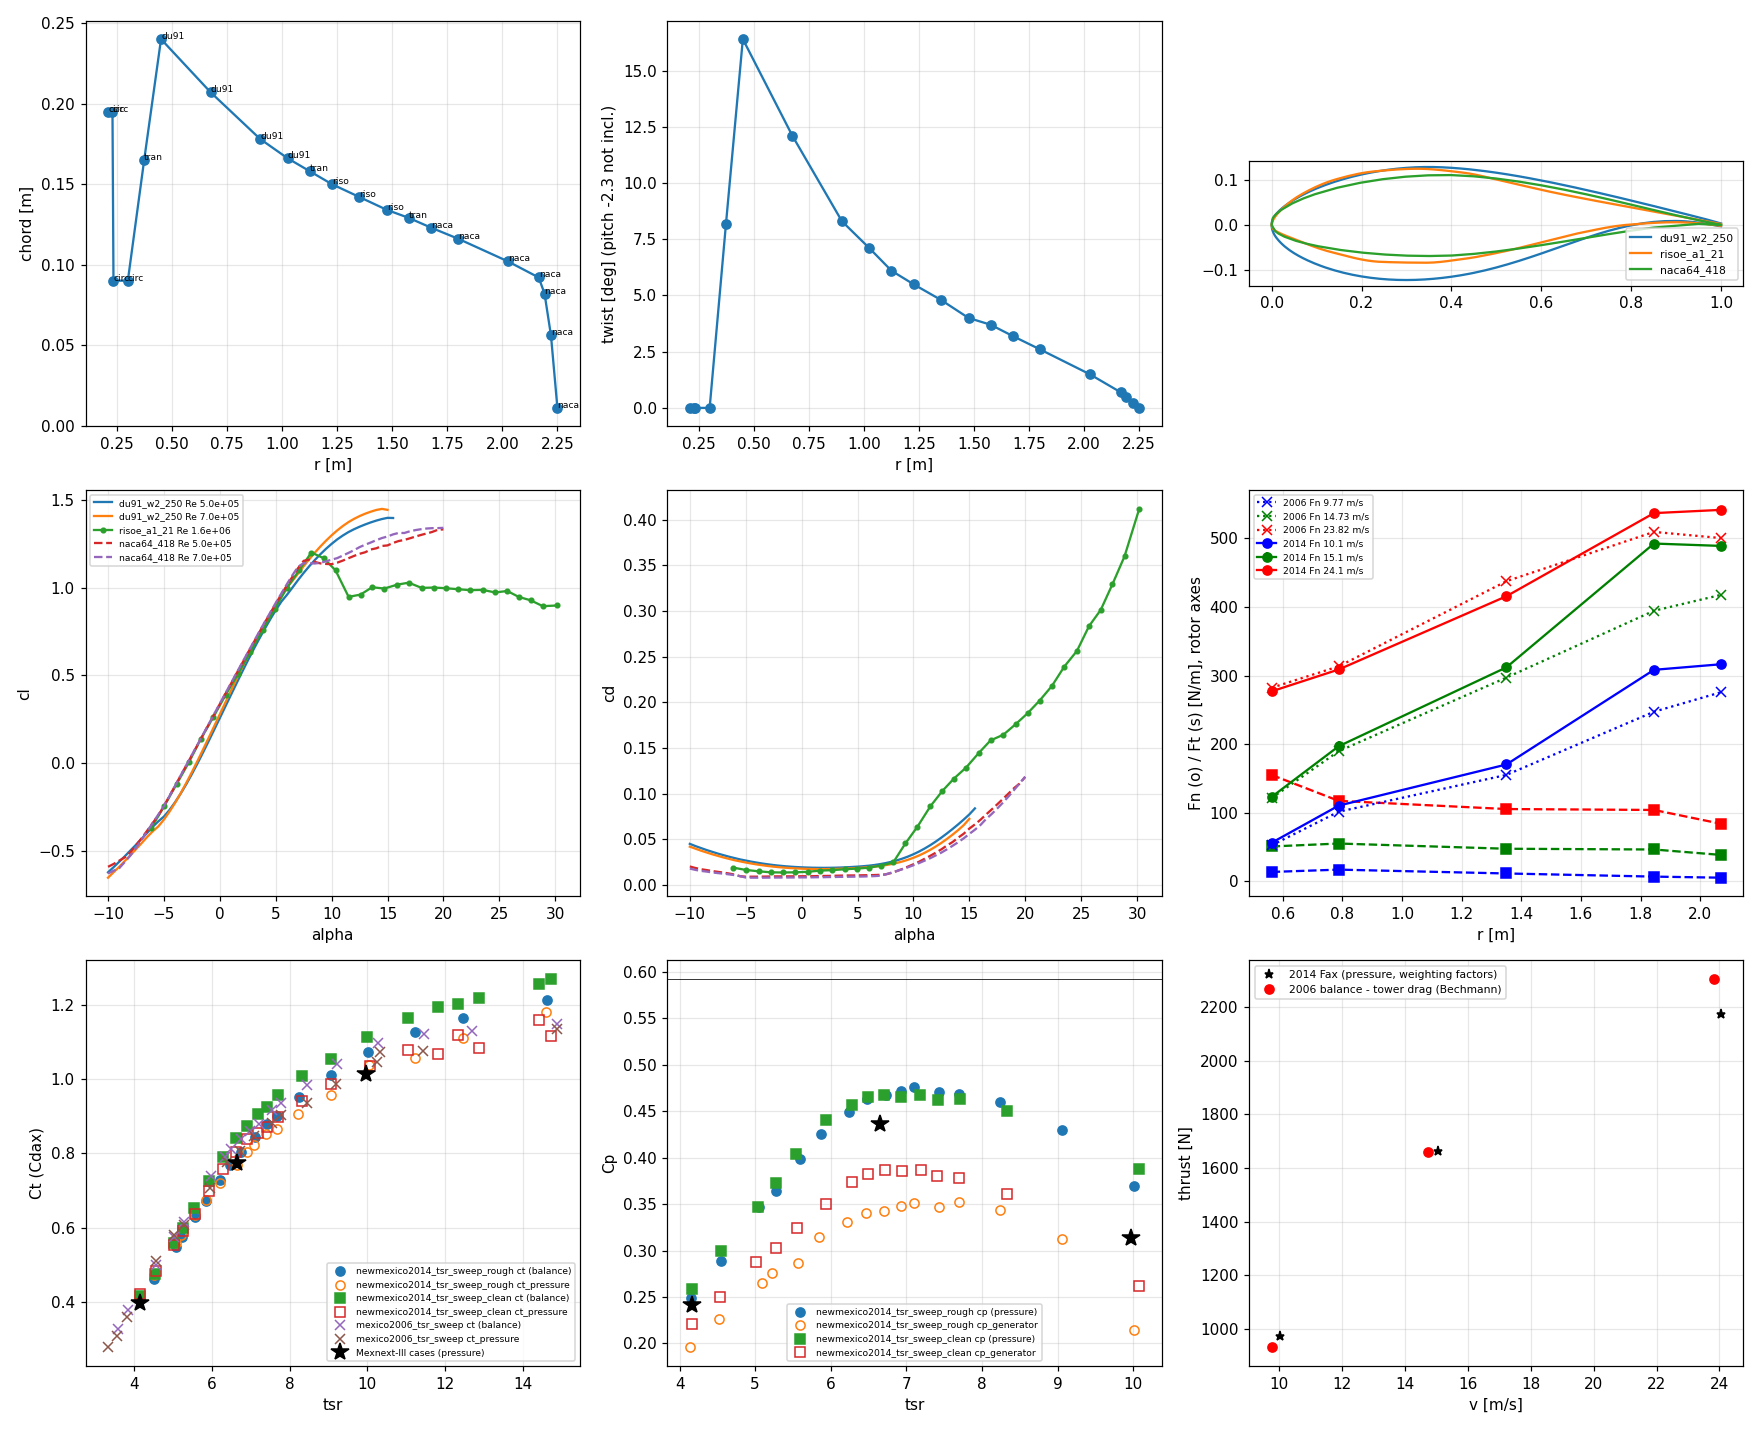

Write the Python code that produced this figure.
"""Sanity check of the MEXICO case files: units, ranges, plots -> extraction/check_mexico.png"""
import os, json
import numpy as np, pandas as pd
import matplotlib
matplotlib.use('Agg')
import matplotlib.pyplot as plt

C = os.path.abspath(os.path.join(os.path.dirname(os.path.abspath(__file__)), '..'))
meta = json.load(open(os.path.join(C, 'case.json')))
rd = lambda p: pd.read_csv(os.path.join(C, p), comment='#')
g = rd('geometry.csv')
R = meta['R']
assert abs(g.r_m.iloc[-1] - R) < 1e-9 and g.r_m.is_monotonic_increasing
assert g.chord_m.max() < 0.3 and (np.diff(g.twist_deg[5:]) <= 0).all(), 'twist must decrease outboard'
assert set(g.airfoil) <= set(meta['airfoils']) | {'transition'}
for e in meta['experiments']:
    d = rd(e['file'])
    for y in e['y']:
        assert y in d.columns, (e['file'], y)
    if 'cp' in d:
        assert d.cp.max() < 16 / 27, 'Cp above Betz'
    print('ok', e['file'], len(d), 'rows')
for n, a in meta['airfoils'].items():
    if 'polars' in a:
        p = rd(a['polars'])
        print(n, 'Re', sorted(p.re.unique()), 'alpha %.1f..%.1f' % (p.alpha_deg.min(), p.alpha_deg.max()),
              'cl max %.2f cd min %.4f' % (p.cl.max(), p.cd.min()))

fig, ax = plt.subplots(3, 3, figsize=(16, 13))
a = ax[0, 0]; a.plot(g.r_m, g.chord_m, 'o-'); a.set_ylabel('chord [m]'); a.set_xlabel('r [m]')
for i, r in g.iterrows():
    a.annotate(r.airfoil[:4], (r.r_m, r.chord_m), fontsize=6)
a = ax[0, 1]; a.plot(g.r_m, g.twist_deg, 'o-'); a.set_ylabel('twist [deg] (pitch -2.3 not incl.)'); a.set_xlabel('r [m]')
a = ax[0, 2]
for n in ('du91_w2_250', 'risoe_a1_21', 'naca64_418'):
    xy = np.loadtxt(os.path.join(C, 'airfoils', n + '.dat'), skiprows=1)
    a.plot(xy[:, 0], xy[:, 1], label=n)
a.set_aspect('equal'); a.legend(fontsize=7)
a = ax[1, 0]; b = ax[1, 1]
for n, st in (('du91_w2_250', '-'), ('risoe_a1_21', 'o-'), ('naca64_418', '--')):
    p = rd(meta['airfoils'][n]['polars'])
    for re, q in p.groupby('re'):
        if re in (5e5, 7e5, 1.6e6):
            a.plot(q.alpha_deg, q.cl, st, ms=3, label='%s Re %.1e' % (n, re))
            b.plot(q.alpha_deg, q.cd, st, ms=3)
a.set_ylabel('cl'); b.set_ylabel('cd'); a.legend(fontsize=6); a.set_xlabel('alpha'); b.set_xlabel('alpha')
s = rd('experiment/newmexico2014_spanwise_axial.csv')
s6 = rd('experiment/mexico2006_spanwise_axial.csv')
a = ax[1, 2]
for (v, q), col in zip(s.groupby('v_ms'), 'bgr'):
    a.errorbar(q.r_m, q.fn_n_per_m, q.fn_n_per_m_err, fmt='o-', color=col, label='2014 Fn %.1f m/s' % v)
    a.plot(q.r_m, q.ft_n_per_m, 's--', color=col)
for (v, q), col in zip(s6.groupby('v_ms'), 'bgr'):
    a.plot(q.r_m, q.fn_n_per_m, 'x:', color=col, label='2006 Fn %.2f m/s' % v)
a.set_xlabel('r [m]'); a.set_ylabel('Fn (o) / Ft (s) [N/m], rotor axes'); a.legend(fontsize=6)
a = ax[2, 0]; b = ax[2, 1]
for f, mk in (('newmexico2014_tsr_sweep_rough', 'o'), ('newmexico2014_tsr_sweep_clean', 's'), ('mexico2006_tsr_sweep', 'x')):
    d = rd('experiment/%s.csv' % f)
    a.plot(d.tsr, d.ct, mk, label=f + ' ct (balance)')
    a.plot(d.tsr, d.ct_pressure, mk, mfc='none', label=f + ' ct_pressure')
    if 'cp' in d:
        b.plot(d.tsr, d.cp, mk, label=f + ' cp (pressure)')
        b.plot(d.tsr, d.cp_generator, mk, mfc='none', label=f + ' cp_generator')
r14 = rd('experiment/newmexico2014_axial_rotor_loads.csv')
a.plot(r14.tsr, r14.ct, 'k*', ms=12, label='Mexnext-III cases (pressure)'); b.plot(r14.tsr, r14.cp, 'k*', ms=12)
a.set_xlabel('tsr'); a.set_ylabel('Ct (Cdax)'); a.legend(fontsize=6)
b.set_xlabel('tsr'); b.set_ylabel('Cp'); b.legend(fontsize=6); b.axhline(16 / 27, color='k', lw=.5)
a = ax[2, 2]
m6 = rd('experiment/mexico2006_balance_thrust.csv')
a.plot(r14.v_ms, r14.thrust_n, 'k*', label='2014 Fax (pressure, weighting factors)')
a.plot(m6.v_ms, m6.thrust_n, 'ro', label='2006 balance - tower drag (Bechmann)')
a.set_xlabel('v [m/s]'); a.set_ylabel('thrust [N]'); a.legend(fontsize=7)
for x in ax.flat:
    x.grid(alpha=.3)
fig.tight_layout()
fig.savefig(os.path.join(C, 'extraction', 'check_mexico.png'), dpi=110)
print('wrote check_mexico.png')
